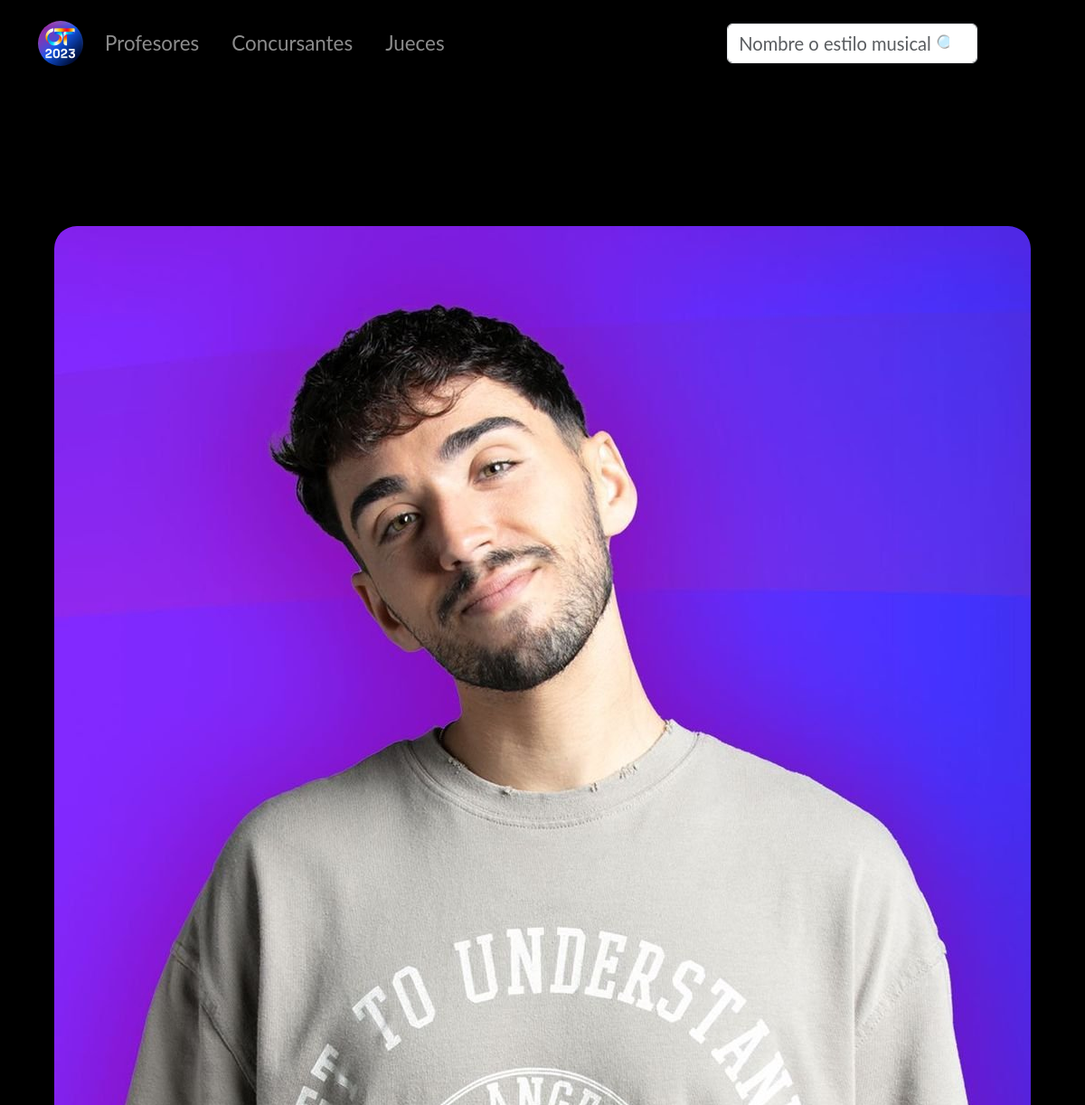
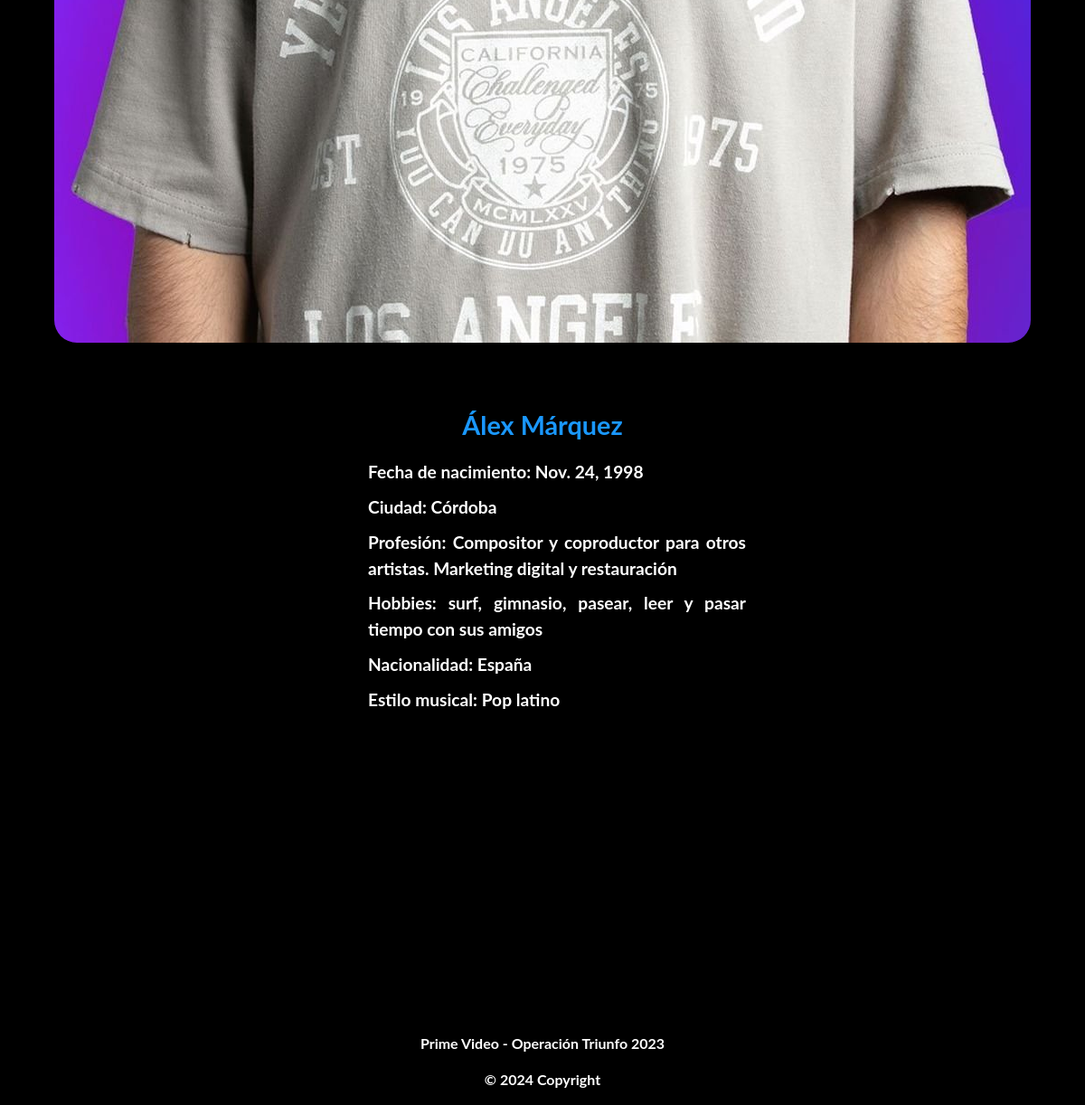
The app's page /contestant/alex-marquez/ with its own data (2 pictures, top to bottom).
### contestant/models.py (models this page shows, shortened)
class Contestant(models.Model):
    first_name = models.CharField(max_length=50)
    last_name = models.CharField(max_length=50)
    slug = models.SlugField(max_length=100, unique=True)
    birthdate = models.DateField()
    city = models.CharField(max_length=250)
    job = models.CharField(max_length=250)
    hobbies = models.CharField(max_length=250)
    nationality = models.CharField(max_length=50)
    avatar = models.ImageField()
    music_style = models.ForeignKey(MusicStyle, on_delete=models.CASCADE)
    class Meta:
        ordering = ["first_name"]
        indexes = [models.Index(fields=["first_name"])]

class MusicStyle(models.Model):
    name = models.CharField(max_length=50)
    slug = models.SlugField(max_length=100)
    def __str__(self) -> str:
        return f"{self.name}"

### contestant/views.py (the view)
# urls.py: path("contestant/<slug:contestant_slug>/", views.contestant_detail, name="contestant_detail"),
def contestant_detail(request: HttpRequest, contestant_slug: str) -> HttpResponse:
    contestant = Contestant.objects.get(slug=contestant_slug)
    return render(request, "contestant_detail.html", dict(contestant=contestant))

### contestant/templates/contestant_detail.html (shortened to what this page needs)
{% extends "base.html" %}
{% load thumbnail %}
{% load static %}
{% block content %}
{% include "header.html" %}
<div class="my-row-detail">
    <div>
        <img class="teach-image" src="{% thumbnail contestant.avatar 600x600 %}" alt="teacher image">
    </div>
    <div>
        <p class="title-section">{{ contestant.first_name }} {{ contestant.last_name }}</p>
        <ul class="contestant-description">
            <li>
               Fecha de nacimiento: {{ contestant.birthdate }}
            </li>
            <li>
                Ciudad: {{ contestant.city }}
            </li>
            <li>
               Profesión: {{ contestant.job }}
            </li>
            <li>
               Hobbies: {{ contestant.hobbies }}
            </li>
            <li>
                Nacionalidad: {{ contestant.nationality }}
            </li>
            <li>
                Estilo musical: {{ contestant.music_style }}
            </li>
        </ul>
    </div>
</div>
{% endblock %}

### contestant/static/css/style.css (style rules this page uses)
body { display: flex; flex-direction: column; align-items: center; min-height: 100vh; font-family: "Lato", sans-serif; background-color: black; }
.my-row-detail { margin-top: 200px; display: flex; flex-wrap: wrap; justify-content: space-around; gap: 50px; }
.title-section { margin-top: -30px; font-size: 1.8em; font-weight: bold; color: white; color: #1a98ff; text-align: center; }
.teach-image { border-radius: 25px; margin: 50px 50px 50px 50px; transition: 0.2s ease; }
.contestant-description { font-size: 1.2em; height: 500px; width: 450px; font-weight: bold; color: white; text-align: justify; }
ul li { list-style: none; margin-bottom: 10px; }

### records on screen
Contestant: avatar (picture), first_name "Álex", last_name "Márquez", birthdate "Nov. 24, 1998", city "Córdoba", job "Compositor y coproductor para otros artistas. Marketing digital y restauración", hobbies "surf, gimnasio, pasear, leer y pasar tiempo con sus amigos", nationality "España", music_style "Pop latino"
